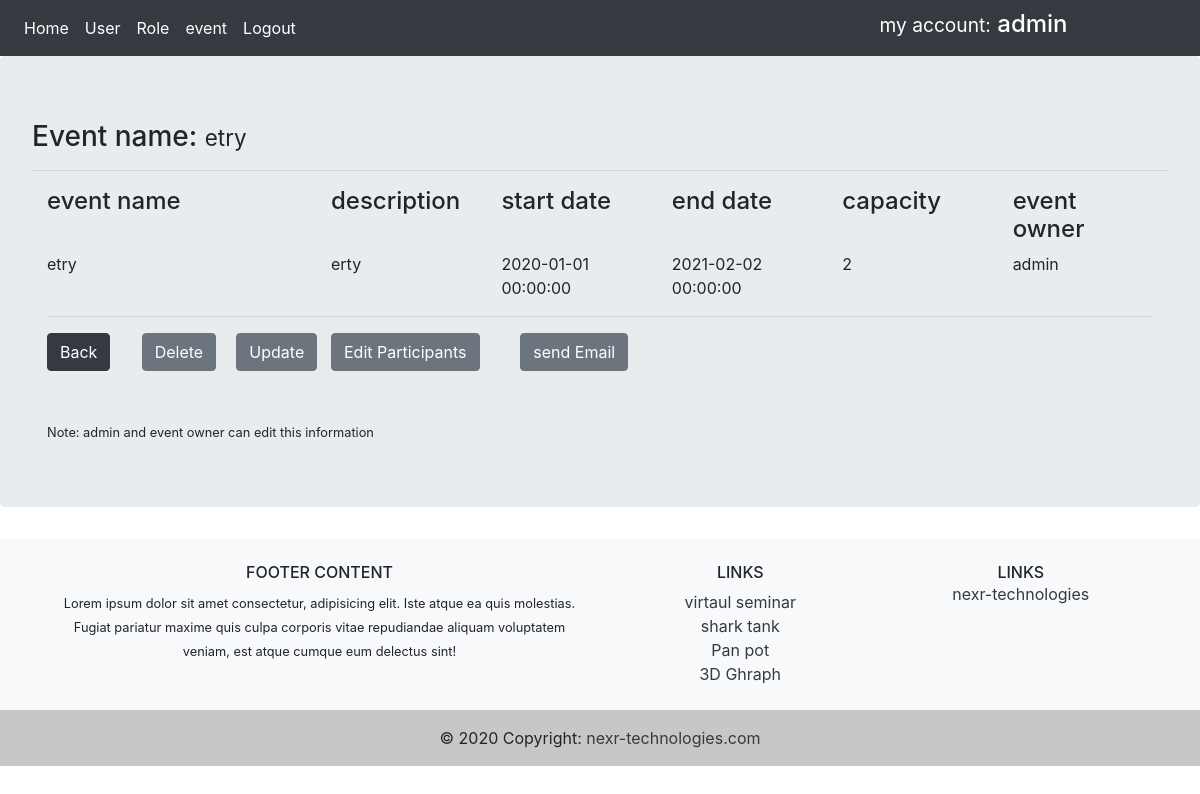
Page /event/1 (signed in) on the earlier database version.
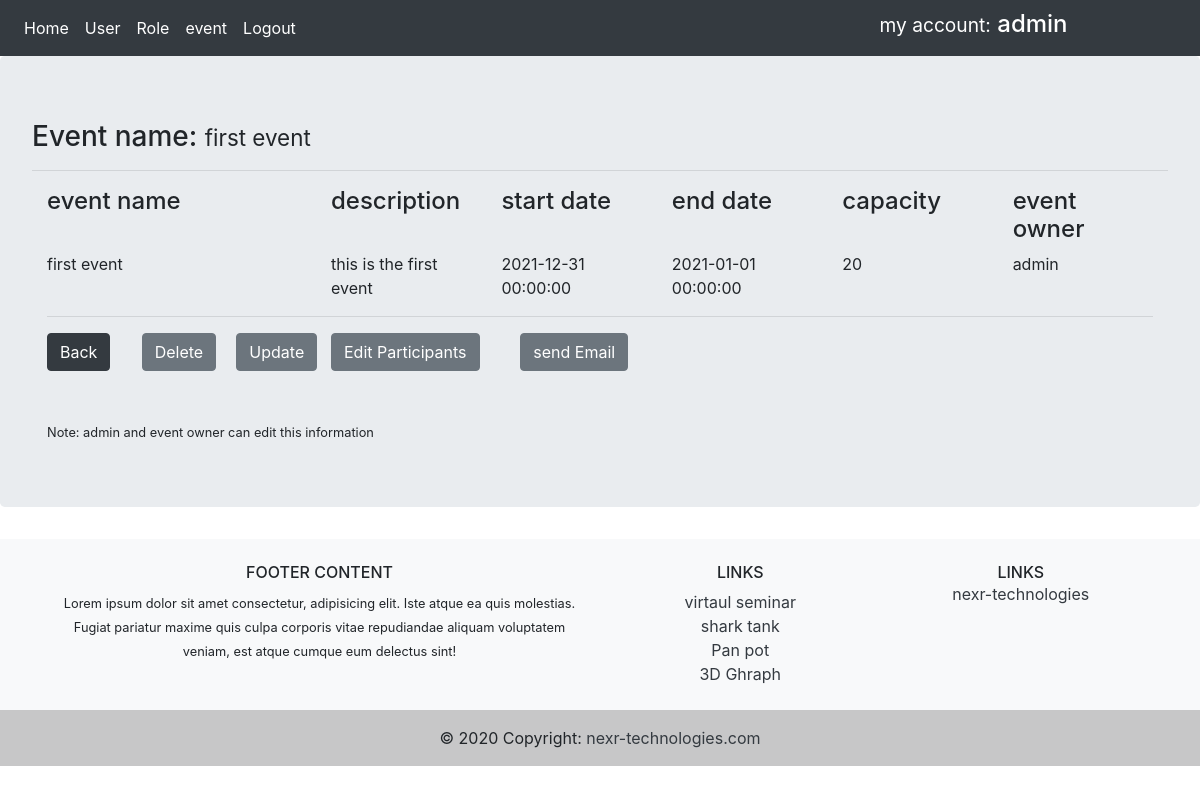
Same page on the later database version.
### app/models.py (models this page shows, shortened)
class Event(db.Model):
    id = db.Column(db.Integer, primary_key=True)
    name = db.Column(db.String(120), nullable=False)
    description = db.Column(db.String(120), nullable=False)
    startdate = db.Column(db.DateTime, nullable=False,
                          default=datetime.datetime.now)
    enddate = db.Column(db.DateTime, nullable=False,
                        default=datetime.datetime.now)
    capacity = db.Column(db.Integer, nullable=True)
    user_id = db.Column(db.Integer, db.ForeignKey('user.id'), nullable=False)
    participants = db.relationship(
        'Participant', backref='eventParticipant', lazy=True)

### app/routes.py (the view)
@app.route('/event/<int:event_id>', methods=['GET', 'POST'])
def eventdetail(event_id):
    event = Event.query.get_or_404(event_id)
    Access = checkAccess()
    return render_template('eventdetail.html', form=event, Access=Access)

### app/models.py (called while the page is built)
@login_manager.user_loader
def load_user(user_id):
    return User.query.get(int(user_id))

### app/routes.py (called while the page is built)
def checkAccess():
    Access = False
    user = Role.query.filter_by(rolename_id=2, user_id=current_user.id).first()
    if user or current_user.is_authenticated or current_user.username == 'admin':
        Access = True
    return Access

### app/templates/eventdetail.html
{% extends 'base.html' %}
{% block content %}
<h3> Event name: <small> {{ form.name }}</small></h3>
<hr />
<div class="container">
    <form action="" method="post">
        <div class="row">
            <div class="col-3">
                <h4>event name</h4>
            </div>
            <div class="col-sm">
                <h4>description</h4>
            </div>
            <div class="col-sm">
                <h4>start date</h4>
            </div>
            <div class="col-sm">
                <h4>end date</h4>
            </div>
            <div class="col-sm">
                <h4>capacity</h4>
            </div>
            <div class="col-sm">
                <h4>event owner</h4>
            </div>
        </div>
        <div class="row">
            <div class="col-3">
                {{ form.name }}
            </div>
            <div class="col-sm">
                {{ form.description }}
            </div>
            <div class="col-sm">
                {{ form.startdate }}
            </div>
            <div class="col-sm">
                {{ form.enddate }}
            </div>
            <div class="col-sm">
                {{ form.capacity }}
            </div>
            <div class="col-sm">
                {{ form.eventowner.username }}
            </div>
        </div>
    </form>
    <hr />
    {% if Access %}
    <div class="row">
        <div class="col-1">
            <a href="{{ url_for('event') }}" class="btn btn-dark"> Back </a>
        </div>
        <div class="col-1">
            <a href="{{ url_for('delete', event_id=form.id) }}" class="btn btn-secondary" onclick="window.confirm('Are you sure?')">Delete</a>
        </div>
        <div class="col-1">
            <a href="{{ url_for('update', event_id=form.id) }}" class="btn btn-secondary">Update</a>
        </div>
        <div class="col-2">
            <a href="{{ url_for('participant', event_id=form.id) }}" class="btn btn-secondary">Edit Participants</a>
        </div>
        <div class="col-2">
            <a href="{{ url_for('sendemail', event_id=form.id) }}" class="btn btn-secondary">send Email</a>
        </div>
    </div>
    <br>
    <br>
    <div class="row">
        <div class="col-12">
            <small> Note: admin and event owner can edit this information </small>
        </div>
    </div>
    {% endif %}
</div>
{% endblock %}

Differences in the rows shown:
changed Event: name "etry" → "first event"; description "erty" → "this is the first event"; startdate "2020-01-01 00:00:00" → "2021-12-31 00:00:00"; enddate "2021-02-02 00:00:00" → "2021-01-01 00:00:00"; capacity "2" → "20"
